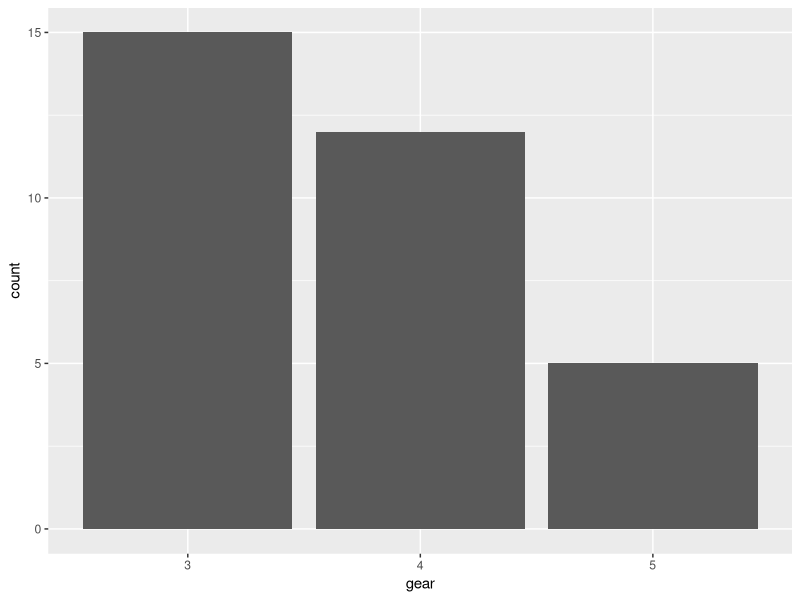
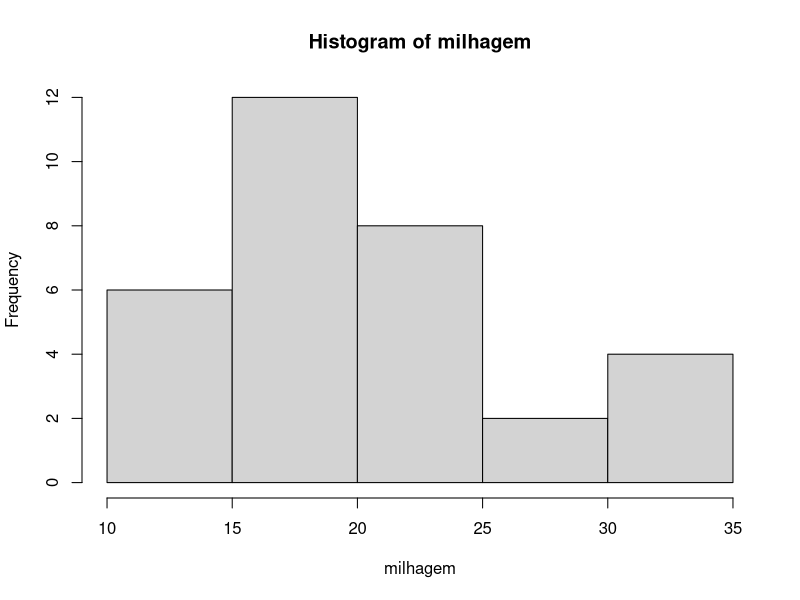
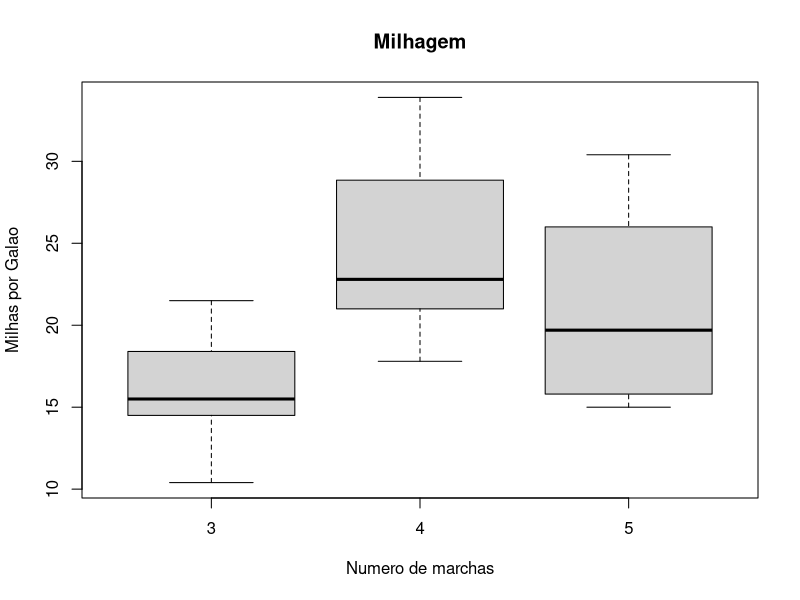

Recreate these plots in R, in order.
## ---- chunk 1
data(mtcars)
str(mtcars)
## ---- chunk 2

library(ggplot2)
mtcars$gear <- as.factor(mtcars$gear)


# vamos fazer um barplot com o número de modelos que tem 3, 4, ou 5 marchas:
ggplot(mtcars, aes(x = gear)) + geom_bar()

# Em seguida vamos fazer um histograma, com número de modelos para milhas por galao:
milhagem <- mtcars$mpg
hist(milhagem)

#agora vamos fazer um boxplot de milhagem por marchas

boxplot(mpg ~ gear, data = mtcars, xlab = "Numero de marchas",
        ylab = "Milhas por Galao", main = "Milhagem")

